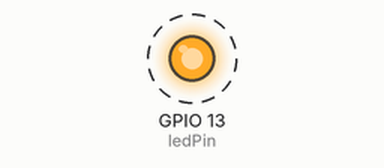
Recording of a sketch running on a simulated ESP8266 (NodeMCU). On the bench: output pins drawn as LEDs (lit = HIGH). Dashed ring = blinking. WiFi joins after 1.5 s; servers stay silent unless stated; what the sketch prints to the serial monitor is not drawn.

Above: at 3.0 s.
Timing chart, 0 to 7.1 s (numbered marks = the images above):
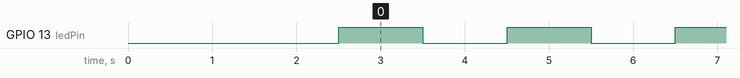

The sketch:

NodeMcu_LED_WIFI.ino
```cpp
#include <ESP8266WiFi.h>

int ledPin = 13;

void setup()
{
  pinMode(ledPin,OUTPUT);
  Serial.begin(115200);
  WiFi.disconnect();                             //To disconnect from the already connected wifi network (if any)
  delay(1000);

  WiFi.begin("Akash Narayan","akash@iot");       //To connect to access point Akash Narayan with a password akash@iot
  while (!(WiFi.status() == WL_CONNECTED)){    //Check for connection establishment
    delay(300);
  }Serial.println("\nConnected");                //Message after the connection is established
}


void loop()
{
   Serial.println("led on");
  digitalWrite(ledPin,HIGH);
  delay(1000);
  digitalWrite(ledPin,LOW);
  delay(1000);

}
```

Measured:
- by itself, GPIO 13 (ledPin): alternates HIGH for 1.0 s and LOW for 1.0 s
